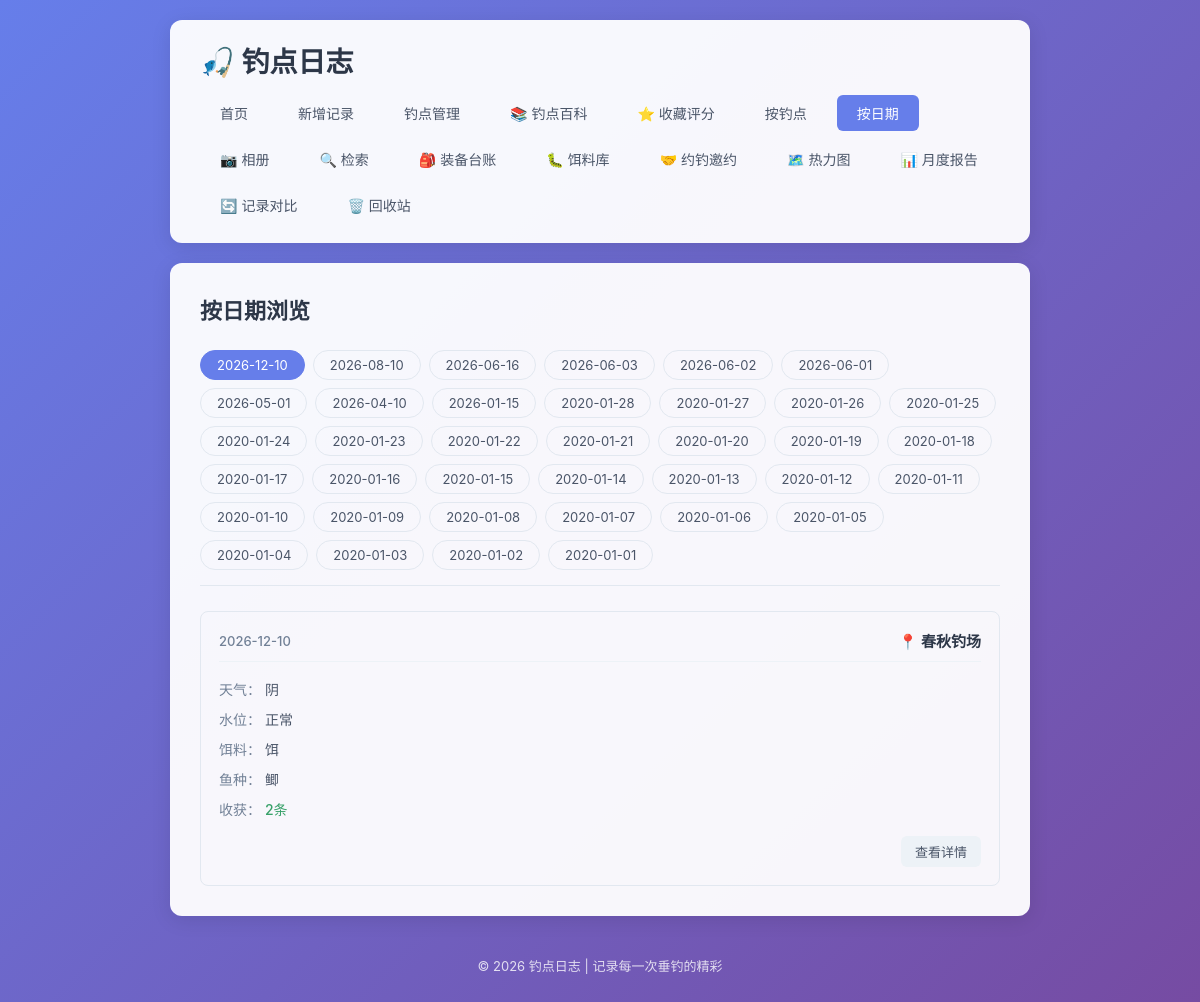
The app's page /by-date with its own data.
### tables this page shows
CREATE TABLE fishing_logs (
            id INTEGER PRIMARY KEY AUTOINCREMENT,
            spot TEXT NOT NULL,
            weather TEXT NOT NULL,
            water_level TEXT NOT NULL,
            bait TEXT NOT NULL,
            fish_species TEXT NOT NULL,
            harvest TEXT NOT NULL,
            next_strategy TEXT,
            created_at DATE NOT NULL
        , temperature TEXT, humidity TEXT, wind TEXT, deleted_at TIMESTAMP, next_strategy_date DATE);

### app.py (the view)
@app.route('/by-date')
def by_date():
    conn = get_db()
    dates = conn.execute(
        'SELECT DISTINCT created_at FROM fishing_logs WHERE deleted_at IS NULL ORDER BY created_at DESC'
    ).fetchall()
    date_list = [row['created_at'] for row in dates]
    selected_date = request.args.get('date', date_list[0] if date_list else None)
    logs = []
    if selected_date:
        logs = conn.execute(
            'SELECT * FROM fishing_logs WHERE created_at = ? AND deleted_at IS NULL ORDER BY id DESC',
            (selected_date,)
        ).fetchall()
    conn.close()
    return render_template('by_date.html', date_list=date_list, selected_date=selected_date, logs=logs)

### app.py (called while the page is built)
def get_db():
    conn = sqlite3.connect(DB_PATH)
    conn.row_factory = sqlite3.Row
    return conn

### templates/by_date.html (shortened to what this page needs)
{% extends 'base.html' %}
{% block content %}
    <div class="page-header">
        <h2>按日期浏览</h2>
    </div>
    {% if date_list %}
        <div class="filter-bar">
            {% for date in date_list %}
                <a href="{{ url_for('by_date', date=date) }}"
                   class="filter-btn {% if date == selected_date %}active{% endif %}">
                    {{ date }}
                </a>
            {% endfor %}
        </div>
        {% if logs %}
            <div class="log-list">
                {% for log in logs %}
                    <div class="log-card">
                        <div class="log-header">
                            <span class="log-date">{{ log['created_at'] }}</span>
                            <span class="log-spot">📍 {{ log['spot'] }}</span>
                        </div>
                        <div class="log-body">
                            <div class="log-row">
                                <span class="label">天气：</span>
                                <span>{{ log['weather'] }}</span>
                            </div>
                            <div class="log-row">
                                <span class="label">水位：</span>
                                <span>{{ log['water_level'] }}</span>
                            </div>
                            <div class="log-row">
                                <span class="label">饵料：</span>
                                <span>{{ log['bait'] }}</span>
                            </div>
                            <div class="log-row">
                                <span class="label">鱼种：</span>
                                <span>{{ log['fish_species'] }}</span>
                            </div>
                            <div class="log-row">
                                <span class="label">收获：</span>
                                <span class="harvest">{{ log['harvest'] }}</span>
                            </div>
                        </div>
                        <div class="log-footer">
                            <a href="{{ url_for('log_detail', log_id=log['id']) }}" class="btn btn-small">查看详情</a>
                        </div>
                    </div>
                {% endfor %}
            </div>
        {% else %}
            <div class="empty-state">
                <p>该日期暂无记录</p>
            </div>
        {% endif %}
    {% else %}
        <div class="empty-state">
            <p>还没有任何日期记录</p>
            <a href="{{ url_for('add_log') }}" class="btn btn-primary">+ 新增记录</a>
        </div>
    {% endif %}
{% endblock %}

### records on screen
fishing_logs: created_at "2026-12-10", spot "春秋钓场", weather "阴", water_level "正常", bait "饵", fish_species "鲫", harvest "2条"

### other values on screen
{{ date }} "2026-12-10" "2026-08-10" "2026-06-16" "2026-06-03" "2026-06-02" "2026-06-01" "2026-05-01" "2026-04-10" "2026-01-15" "2020-01-28" "2020-01-27" "2020-01-26" "2020-01-25" "2020-01-24" "2020-01-23" "2020-01-22" "2020-01-21" "2020-01-20" "2020-01-19" "2020-01-18" "2020-01-17" "2020-01-16" "2020-01-15" "2020-01-14" "2020-01-13" "2020-01-12" "2020-01-11" "2020-01-10" "2020-01-09" "2020-01-08" "2020-01-07" "2020-01-06" "2020-01-05" "2020-01-04" "2020-01-03" "2020-01-02" "2020-01-01"
